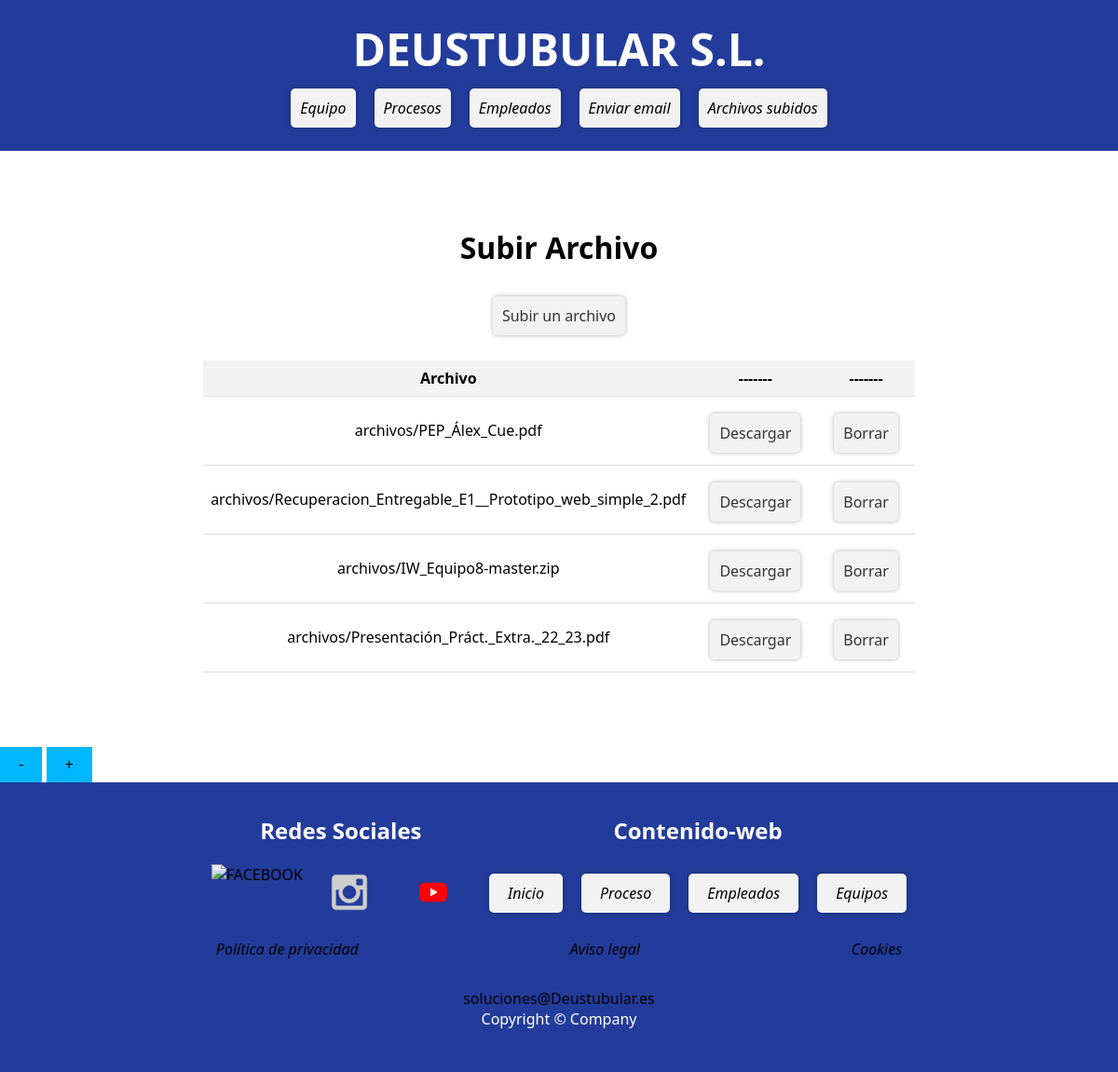
Before: /appdeustutub/mostrar-archivos/ with the older database file.
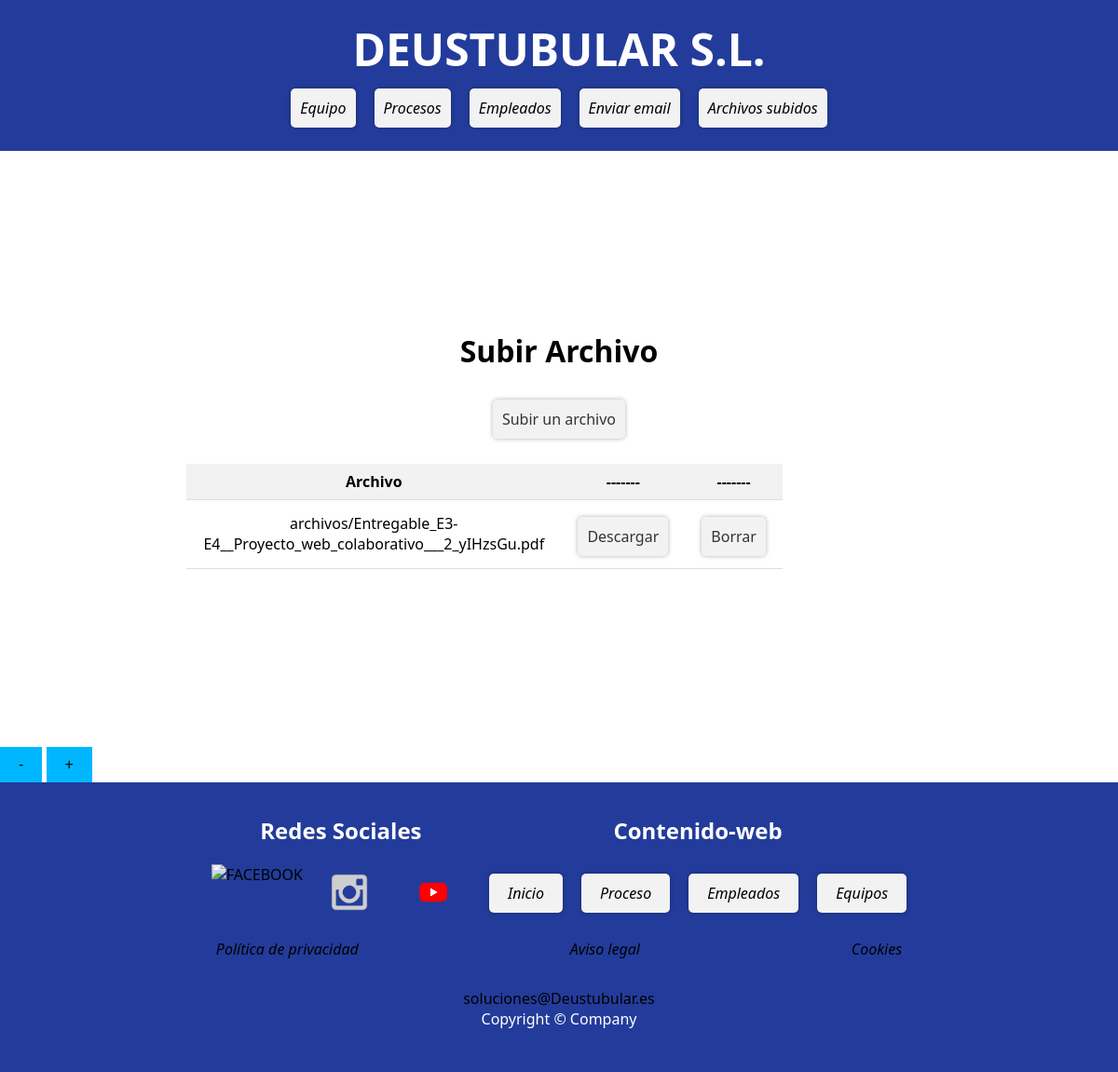
After: the same page with the newer database file.
### appdeustutub/models.py (models this page shows, shortened)
class Archivo(models.Model):
    archivo = models.FileField(upload_to='archivos/')

### appdeustutub/views.py (the view)
# urls.py: path('mostrar-archivos/', views.mostrar_archivos, name='mostrar_archivos'),
def mostrar_archivos(request):
    archivos = Archivo.objects.all()
    context = {'archivos': archivos}
    return render(request, 'mostrar_archivos.html', context)

### appdeustutub/templates/mostrar_archivos.html
{% extends "base.html" %}
{% load static %}
{% block contenido %}
<div id="content">
    <div>
        <h1>Subir Archivo</h1>
        <ul>
            <li><a href="{% url 'subir_archivo' %}">Subir un archivo</a></li>
        </ul>
    </div>
    <br>
    <div>
        <table>
            <thead>
                <tr>
                    <th>Archivo</th>
                    <th>-------</th>
                    <th>-------</th>
                </tr>
            </thead>
            <tbody>
                {% for archivo in archivos %}
                <tr>
                    <td>{{ archivo.archivo.name }}</td>
                    <td>
                        <ul>
                            <li><a href="{% url 'descargar_archivo' archivo.id %}">Descargar</a></li>
                        </ul>
                    </td>
                    <td>
                        <ul>
                            <li><a href="{% url 'borrar_archivo' archivo.id %}">Borrar</a></li>
                        </ul>
                    </td>
                </tr>
                {% endfor %}
            </tbody>
        </table>
    </div>
</div>
{% endblock %}

Changed rows visible on the page:
removed Archivo: archivo.name "archivos/PEP_Álex_Cue.pdf"
removed Archivo: archivo.name "archivos/Recuperacion_Entregable_E1__Prototipo_web_simple_2.pdf"
removed Archivo: archivo.name "archivos/IW_Equipo8-master.zip"
removed Archivo: archivo.name "archivos/Presentación_Práct._Extra._22_23.pdf"
added Archivo: archivo.name "archivos/Entregable_E3-E4__Proyecto_web_colaborativo___2_yIHzsGu.pdf"
